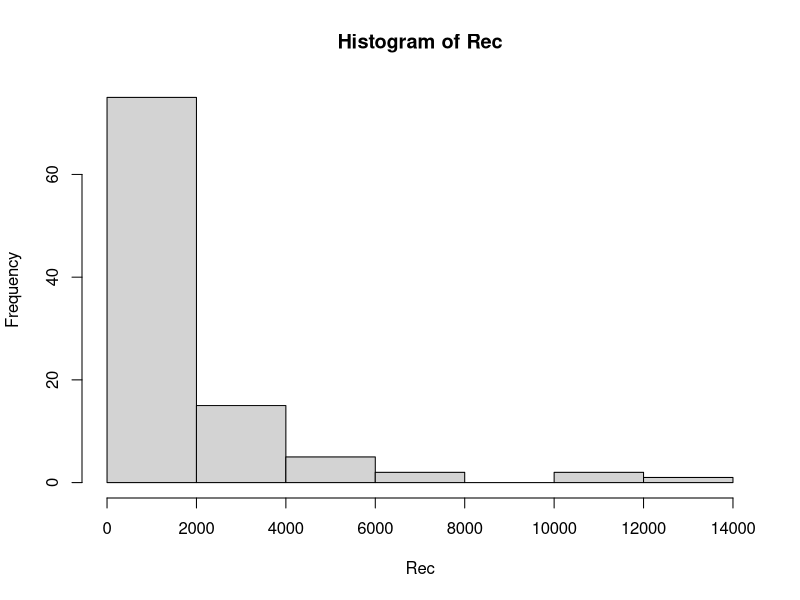
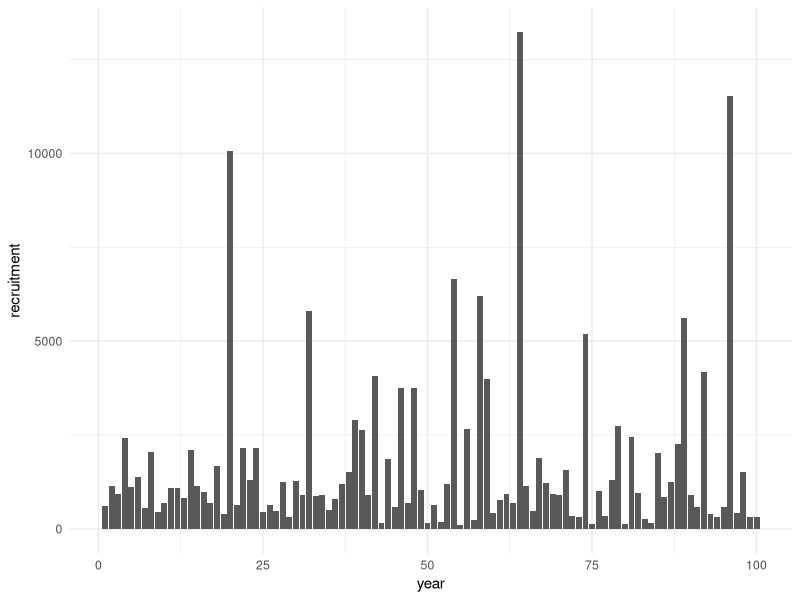
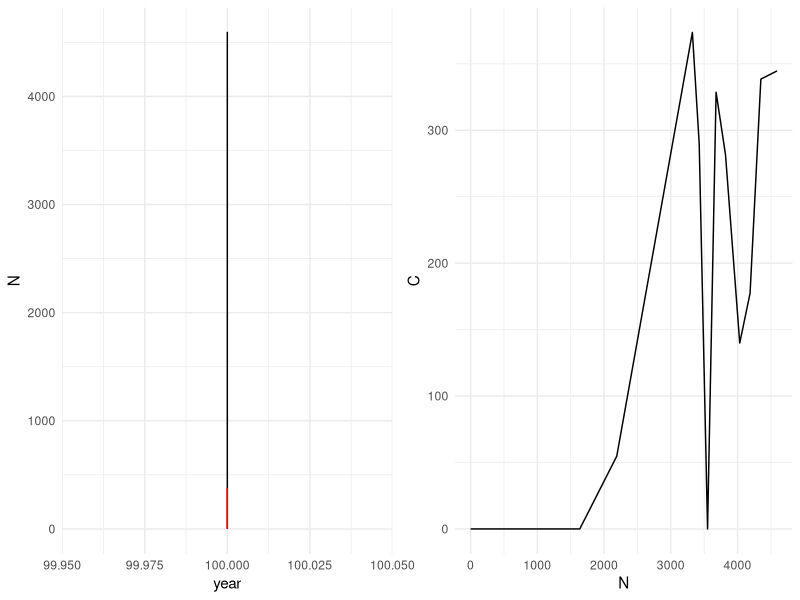

Source code (R) for these figures, in order: (Note: this script raises an error after producing the figures.)
## ---- chunk 1
#| label: load-packages
#| include: false

library(tidyverse)
library(palmerpenguins)
theme_set(theme_minimal())
## ---- chunk 2
#age-based model simulation

###-----------------------Exercise 6: Put it all together into an age-structured model---------------------------
###------DO NOT INCLUDE CATCH yet

#First set the model structure
#100 years, ages 0-10
YY <- 100
AA <- 10
## ---- chunk 3
#natural mortality - these values should be positive
MM <- 0.2

set.seed(100)
Rec <- 1000*rlnorm(n = YY) 
Rec
set.seed(100)
exp(log(1000) + rnorm(n = YY)) #notice that this form of the equation is the same as above

hist(Rec)

tibble(year = 1:YY, recruitment = Rec) %>%  ggplot(aes(year, recruitment)) + geom_col()

## ---- chunk 4

#Set total mortality
ZZ <- MM
#define empty matrix in the right dimensions for saving results
NumbersM<-matrix(nrow = YY, ncol = AA + 1)

#run loop through all ages and years. Each of the 3 types of equations are used.
for(i in 2:YY){
	#fishes are born
	  NumbersM[i,1] <- Rec[i]
	for(j in 2:(AA)){
	#fishes die
	NumbersM[i, j]<-NumbersM[i-1, j-1]*exp(-ZZ*1) #*1 is here because it is one time step
	}
	NumbersM[i, AA+1]<-NumbersM[i-1, j-1]*exp(-ZZ*1) + NumbersM[i, AA+1]*exp(-ZZ*1)
}

View(NumbersM)

## ---- chunk 5

### Now: Include Baranov Catch equation:
#F = selectivity*q*effort
#Catch(1979,1980) = N(1979)*F/Z*(1 – exp(-Z*(1980 – 1979)) 

AgeStructModel<-function(Rec, AA=10, Effort = rep(0.2, length(Rec)), qq=1, Sel = c(0,0,rep(1,AA-1))){
	YY <- 1:length(Rec)
	FF<-matrix(Sel, nrow = length(YY), ncol = AA + 1, byrow = TRUE)*qq*matrix(Effort, nrow = length(YY), ncol = AA + 1)
	ZZ <-FF+MM
	
#define empty matrix in the right dimensions for saving results
NumbersM<-matrix(nrow = length(YY), ncol = AA + 1, data = 0)
CatchNM<-matrix(nrow = length(YY), ncol = AA+1, data = 0)

#run loop through all ages and years. Each of the 3 types of equations are used.

	#fishes are born
  NumbersM[1,1] <- Rec[1]

  for(i in 2:12){#length(YY)
	  
	 #calculate fishing on previous year
	 #because all ages are not available until after the 11th year, we begin calculating catch then
	  CatchNM[i-1,]<-NumbersM[i-1,]*FF[i-1,]/ZZ[i-1,]*(1-exp(-ZZ[i-1,]))

	#fishes are born
	  NumbersM[i,1] <- Rec[i] 
	
	  for(j in 2:(AA)){

	  	NumbersM[i, j]<-NumbersM[i-1, j-1]*exp(-ZZ[i-1,j])  
	}
	  
	  NumbersM[i, AA+1]<-NumbersM[i-1, AA]*exp(-ZZ[i-1,j]) + NumbersM[i, AA+1]*exp(-ZZ[i-1,AA+1]) 
	  
			}

	return(list(NumbersM, CatchNM))
	}
NumbersResults<-AgeStructModel(Rec)[[1]]
CatchResults<-AgeStructModel(Rec)[[2]]

p1 <- tibble(year = YY, N=apply(NumbersResults, 1, sum), C = apply(CatchResults, 1, sum)) %>% ggplot(aes(year, N)) + geom_line() + geom_line(aes(year, C), color = 'red')

p2 <- tibble(year = YY, N=apply(NumbersResults, 1, sum), C = apply(CatchResults, 1, sum)) %>% ggplot(aes(N, C)) + geom_line() 

gridExtra::grid.arrange(p1, p2, ncol = 2)


## ---- chunk 6

Efforts<-seq(0, 2, 0.05)
EquilCatch<-vector(length = length(Efforts), mode = "numeric")
for(j in 1:length(Efforts)){
	results<-AgeStructModel(Efforts[j])
	NumbersResults<-results[[1]]
	CatchResults<-apply(results[[2]], 1, sum, na.rm=T)
	EquilCatch[j]<-CatchResults[99]
	}

plot(EquilCatch~Efforts)

#Q6.1 How does the inclusion of a stock-recruitment model affect the relationship between Fmax and Fmsy?

#Q6.2 We made this model piecewise - by estimating relationships separately, then putting them into a model. The other method would be to estimate all parameters at once, given you have enough data. List the parameters you might expect to estimate in a statistical catch-at-age model.

## ---- chunk 7
    SSB<-sum(NumbersM[i-1,]*c(0,WeightatAge)*c(0,PredMat))

	Rec<-alpha*SSB/(1+(alpha*SSB/beta))
	alpha<-79
beta<-2609

#Last piece of age-specific information missing:
PredLengthatAge<-VonBertalanffy(Linf = coef(LxA.nls)[1], K = coef(LxA.nls)[2], t0=coef(LxA.nls)[3], 1:10)
WeightatAge<-exp(coef(HxW.lm)[1]+coef(HxW.lm)[2]*log(PredLengthatAge))

MM <-abs(MM)

WeightM<-matrix(rep(c(0,WeightatAge), 100), nrow = 100, ncol = 11, byrow = T)
MatM<-matrix(rep(c(0,PredMat), 100), nrow = 100, ncol = 11, byrow = T)
plot(apply(NumbersResults*WeightM*MatM, 1, sum))
